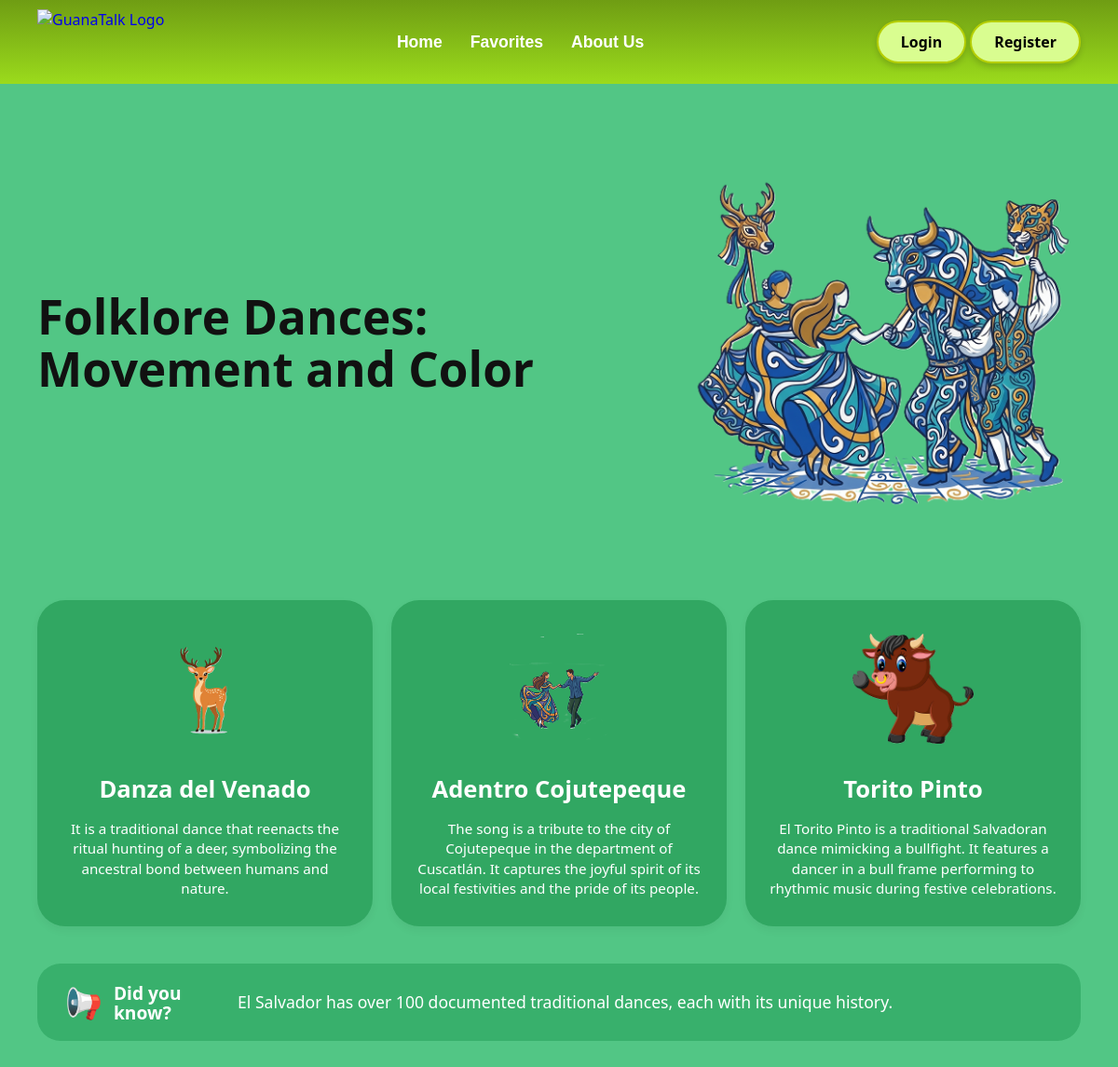
The app's page /folklore-dances.php with its own data.
### tables this page shows
CREATE TABLE `folklore_dances` (
  `id` int(11) NOT NULL,
  `nombre` varchar(150) NOT NULL,
  `descripcion` text NOT NULL,
  `imagen` varchar(255) NOT NULL
);

### folklore-dances.php (the view, shortened to what this page needs)
<?php
include("php/conexion.php");
$query = "SELECT * FROM folklore_dances";
$resultado = $conn->query($query);
?>
<!DOCTYPE html>
<html lang="es">
    <head>
        <link rel="stylesheet" href="styles/folklores.css">
        <link rel="stylesheet" href="styles/navbar.css">
    </head>
    <body>
     <?php include("components/navbar.php"); ?>
        <div class="folklore-bg">
            <main class="folklore-container">
                <section class="folklore-hero">
                    <div class="hero-info">
                        <h1>Folklore Dances:<br>Movement and Color</h1>
                    </div>
                    <div class="hero-art">
                        <img src="img/dances.png" alt="Folklore Dances Illustration">
                    </div>
                </section>
                <section class="dances-grid">
                    <?php
                    if ($resultado && $resultado->num_rows > 0) {
                        while ($fila = $resultado->fetch_assoc()) {
                            ?>
                            <div class="dance-card">
                                <div class="dance-img-box">
                                    <img src="img/<?php echo $fila['imagen']; ?>" alt="<?php echo $fila['nombre']; ?>">
                                </div>
                                <div class="dance-text-box">
                                    <h2><?php echo $fila['nombre']; ?></h2>
                                    <p><?php echo $fila['descripcion']; ?></p>
                                </div>
                            </div>
                            <?php
                        }
                    } else {
                        echo "<p style='color: white; text-align: center; width: 100%;'>No dances found in the database.</p>";
                    }
                    ?>
                </section>
                <section class="folklore-dyk-banner">
                    <div class="dyk-badge">
                        <span>📢</span>
                        <strong>Did you<br>know?</strong>
                    </div>
                    <p class="dyk-message">El Salvador has over 100 documented traditional dances, each with its unique history.</p>
                </section>
            </main>
        </div>
    </body>
</html>

### styles/folklores.css (style rules this page uses)
* { margin: 0; padding: 0; box-sizing: border-box; font-family: 'Segoe UI', Tahoma, Geneva, Verdana, sans-serif; }
body { margin: 0; padding: 0; width: 100%; background-color: #F9F5EB; }
.folklore-bg { background-color: #52C685; min-height: 100vh; width: 100%; padding-bottom: 50px; }
.folklore-container { max-width: 1200px; margin: 0 auto; padding: 20px 40px; }
.folklore-hero { display: flex; justify-content: space-between; align-items: center; margin-top: 20px; margin-bottom: 40px; gap: 40px; width: 100%; }
.hero-info { flex: 1; }
.hero-info h1 { font-size: 3.2rem; font-weight: 800; color: #111111; line-height: 1.1; }
.hero-art { flex: 1; display: flex; justify-content: flex-end; }
.hero-art img { width: 100%; max-width: 420px; height: auto; object-fit: contain; display: block; }
.dances-grid { display: flex; justify-content: space-between; gap: 20px; margin-bottom: 40px; }
.dance-card { background-color: #31A762; border-radius: 30px; padding: 30px 20px; flex: 1; display: flex; flex-direction: column; align-items: center; text-align: center; box-shadow: 0 4px 10px rgba(0, 0, 0, 0.05); }
.dance-img-box { width: 130px; height: 130px; margin-bottom: 25px; display: flex; align-items: center; justify-content: center; }
.dance-img-box img { max-width: 100%; max-height: 100%; object-fit: contain; }
.dance-text-box { color: white; }
.dance-text-box h2 { font-size: 1.6rem; font-weight: 700; margin-bottom: 15px; }
.dance-text-box p { font-size: 0.95rem; line-height: 1.4; }
.folklore-dyk-banner { background-color: #38B06C; border-radius: 25px; padding: 20px 30px; display: flex; align-items: center; gap: 25px; color: white; margin-top: 20px; }
.dyk-badge { display: flex; align-items: center; gap: 12px; min-width: 160px; }
.dyk-badge span { font-size: 2rem; }
.dyk-badge strong { font-size: 1.2rem; line-height: 1.1; font-weight: 800; }
.dyk-message { font-size: 1.1rem; line-height: 1.3; }

### records on screen
folklore_dances: imagen (picture), nombre "Danza del Venado", descripcion "It is a traditional dance that reenacts the ritual hunting of a deer, symbolizing the ancestral bond between humans and nature."
folklore_dances: imagen (picture), nombre "Adentro Cojutepeque", descripcion "The song is a tribute to the city of Cojutepeque in the department of Cuscatlán. It captures the joyful spirit of its local festivities and the pride of its people."
folklore_dances: imagen (picture), nombre "Torito Pinto", descripcion "El Torito Pinto is a traditional Salvadoran dance mimicking a bullfight. It features a dancer in a bull frame performing to rhythmic music during festive celebrations."
